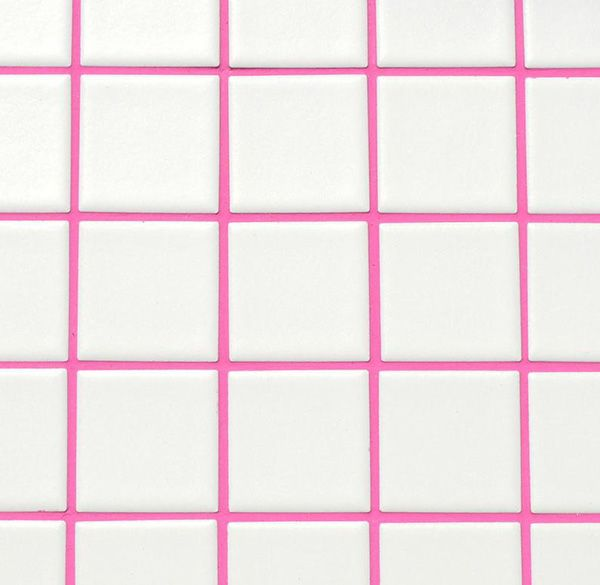
#> input picture scripts/assets/tile-photo.jpg, 600 x 585 px
$ python product-photo.py assets/tile-photo.jpg
#> lines starting #> are read from the running program, lines starting #| are printed output that depends on the picture; after the words box and inside, x2 and y2 are one past the last pixel; in counts of white or black regions, pixels touching at a corner belong together
# /// script
# requires-python = ">=3.11,<3.13"
# dependencies = ["pillow>=10", "numpy>=1.26", "rembg[cpu]>=2.0.59"]
# ///
"""Isar Things product photo: cut the product out and hang it on the white/pink kitchen-tile wall.

Deterministic: same input + same flags = same output.
- Wall: the 9 real tile faces are cut out of scripts/assets/tile-photo.jpg and laid on an even
  pink grout grid (seeded choice per position), so grout is uniform but tiles look real.
- Cut-out: local rembg model (birefnet-general, downloaded once to ~/.rembg, ~1 GB).
- Hook: a thin brass hanger hook is drawn on top of the hanger when the cut-out looks like a hanger
  (narrow top). Product photos usually crop the hook off.

Usage:
  uv run scripts/product-photo.py IN.jpg [IN2.jpg ...] [-o OUT_DIR] [options]

Options:
  -o, --out DIR        output folder (default: next to input, suffix -tiles.jpg)
  --size WxH           output size (default 1536x2048, 3:4 like Vinted/Shopify)
  --fill 0.74          product height (incl. hook) as a fraction of the image height
  --tile PX            one tile incl. grout, in px at output size (default 205)
  --hook auto|on|off   draw the metal hook (default auto: only when a hanger is detected)
  --model NAME         rembg model (default birefnet-general; u2net is faster, lower quality)
  --no-cutout          input is already a transparent PNG
  --save-cutout        also write the transparent cut-out PNG
"""
from __future__ import annotations

import argparse
import math
from pathlib import Path

import numpy as np
from PIL import Image, ImageDraw, ImageFilter

PHOTO = Path(__file__).parent / "assets" / "tile-photo.jpg"
# grout centre lines in tile-photo.jpg (measured): 3x3 complete tiles between them
GRID_X = (73, 223, 373, 523)
GRID_Y = (71, 217, 365, 516)
GROUT_RATIO = 0.06  # grout width / tile pitch, as in the photo (~9 px of 150)


def real_tiles() -> tuple[list[Image.Image], tuple[int, int, int]]:
    """Cut the 9 real tile faces out of the photo (without grout) + the median grout colour."""
    photo = Image.open(PHOTO).convert("RGB")
#> photo is the input picture: PIL image 600x585 RGB; mean R, G, B 241.8, 227.6, 230.8
    a = np.asarray(photo).astype(int)
    pink = (a[..., 0] - a[..., 1]) > 45
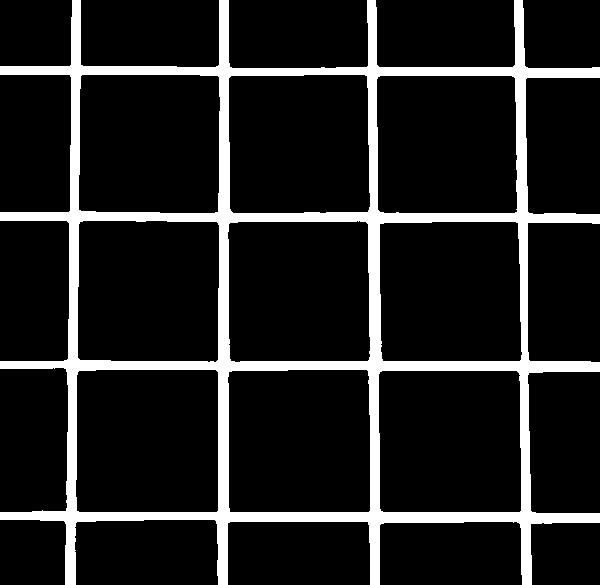
#> pink: shape (585, 600) bool; 12.7% white; 1 white region, box (x1, y1, x2, y2) and area: (0, 0, 600, 585) 44554
    grout = tuple(int(v) for v in np.median(a[pink], axis=0))
#> grout = (245, 122, 182)
    faces = []
    for x0, x1 in zip(GRID_X, GRID_X[1:]):
        for y0, y1 in zip(GRID_Y, GRID_Y[1:]):
            cell = ~pink[y0:y1, x0:x1]
            ys, xs = np.where(cell)
            faces.append(photo.crop((x0 + xs.min(), y0 + ys.min(), x0 + xs.max() + 1, y0 + ys.max() + 1)))
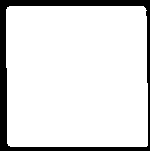
#> cell: shape (151, 150) bool; 87.6% white; 1 black region, box (x1, y1, x2, y2) and area: (0, 0, 150, 151) 2807
#> after the loop, faces = 9 items
    return faces, grout


def tile_wall(w: int, h: int, tile: int, seed: int = 7) -> Image.Image:
    """Even pink grid; each tile face is one of the 9 real tiles (seeded choice), soft light."""
    faces, grout = real_tiles()
#> faces = 9 items; grout = (245, 122, 182)
    g = max(3, round(tile * GROUT_RATIO))
    body = tile - g
    faces = [f.resize((body, body), Image.LANCZOS) for f in faces]
    rng = np.random.default_rng(seed)
    wall = Image.new("RGB", (w, h), grout)
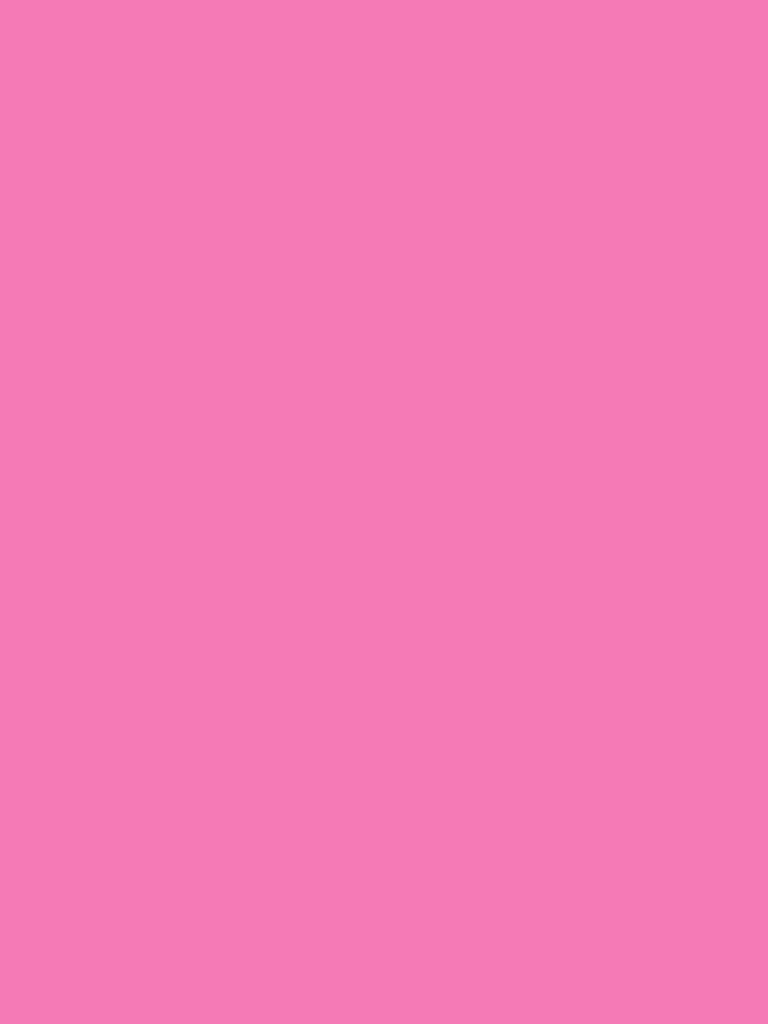
#> wall: PIL image 1536x2048 RGB (shown at 1/2 size); mean R, G, B 245, 122, 182
    # centre the grid so a tile sits in the middle of the image
    ox = round(w / 2 - tile / 2) % tile - tile
    oy = round(h / 2 - tile / 2) % tile - tile
    for y in range(oy, h, tile):
        for x in range(ox, w, tile):
            # no flipping: keeps the photo's light direction consistent on every tile
            wall.paste(faces[rng.integers(len(faces))], (x + g // 2, y + g // 2))
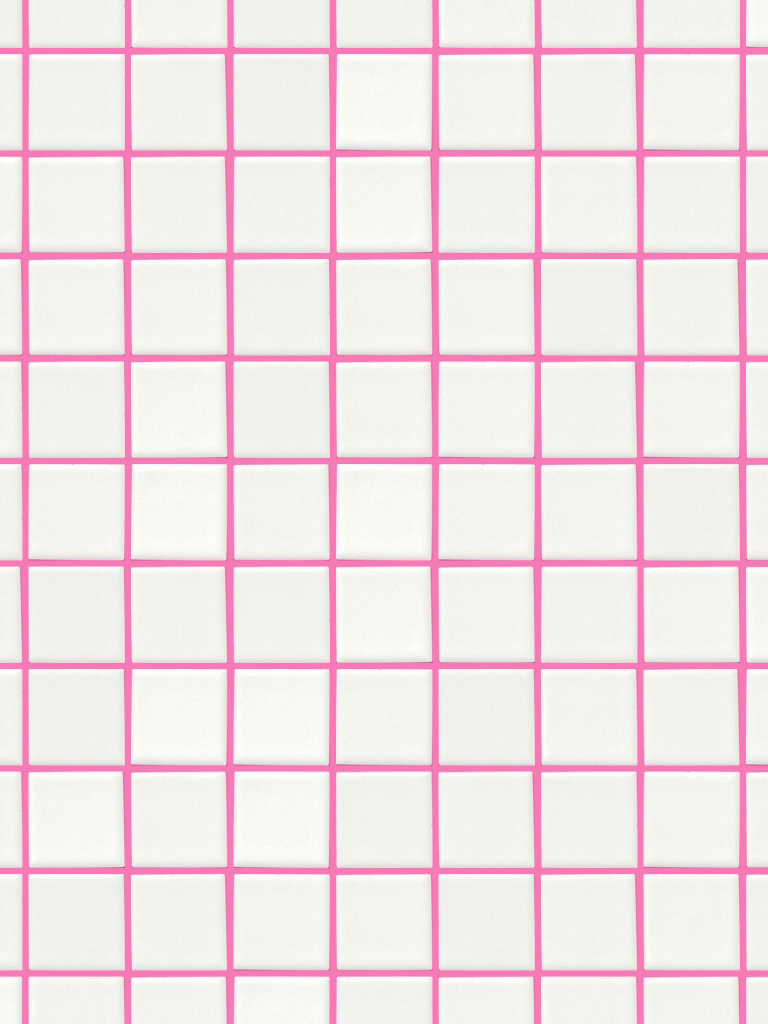
#> wall: PIL image 1536x2048 RGB (shown at 1/2 size); mean R, G, B 242.4, 226.7, 230.6

    yy, xx = np.mgrid[0:h, 0:w].astype(np.float32)
    r = np.sqrt(((xx - w / 2) / w) ** 2 + ((yy - h * 0.35) / h) ** 2)
    light = 1.02 - 0.08 * r**2 - 0.02 * (yy / h)
    a = np.asarray(wall).astype(np.float32) * light[..., None]
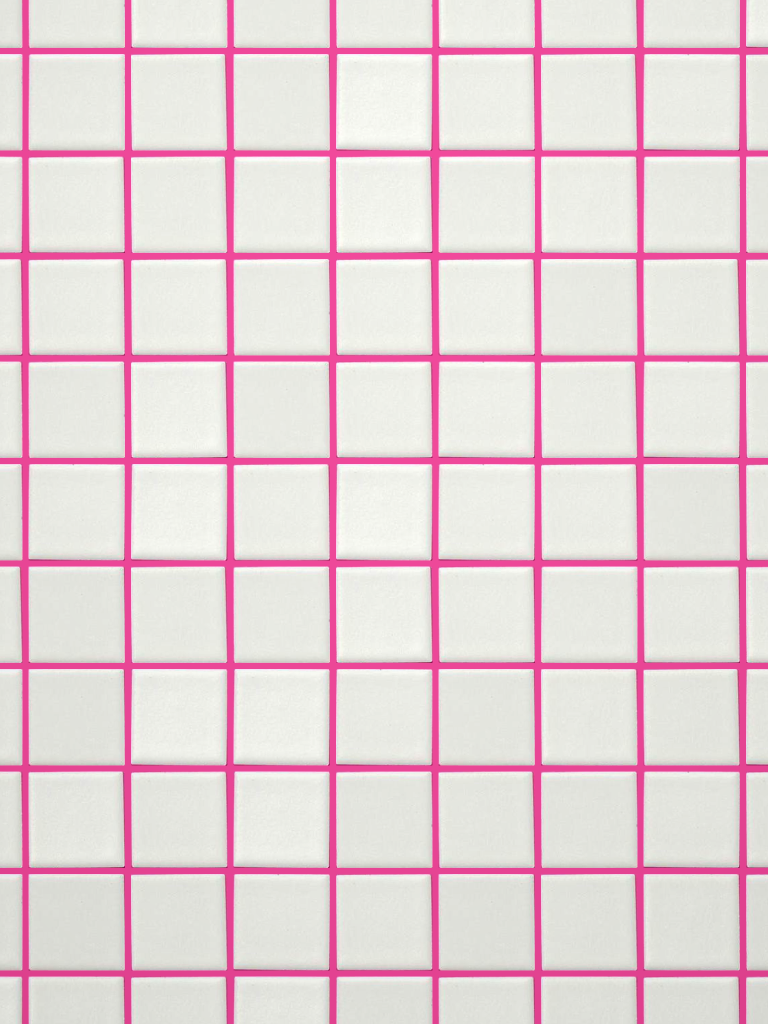
#> a: shape (2048, 1536, 3) float32 (shown at 1/2 size); mean R, G, B 247.9, 231.1, 233.6; drawn with min black and max white
    return Image.fromarray(np.clip(a, 0, 255).astype(np.uint8))


def cutout(img: Image.Image, model: str) -> Image.Image:
    from rembg import new_session, remove

    return remove(img.convert("RGB"), session=new_session(model), post_process_mask=True)


# [85 lines left out: functions trim, hanger_apex, add_hook, compose, not called in this run]


def main() -> None:
    ap = argparse.ArgumentParser(description=__doc__, formatter_class=argparse.RawDescriptionHelpFormatter)
    ap.add_argument("inputs", nargs="+", type=Path)
    ap.add_argument("-o", "--out", type=Path)
    ap.add_argument("--size", default="1536x2048")
    ap.add_argument("--fill", type=float, default=0.74)
    ap.add_argument("--tile", type=int, default=205)
    ap.add_argument("--hook", choices=["auto", "on", "off"], default="auto")
    ap.add_argument("--model", default="birefnet-general")
    ap.add_argument("--no-cutout", action="store_true")
    ap.add_argument("--save-cutout", action="store_true")
    a = ap.parse_args()

    W, H = (int(v) for v in a.size.lower().split("x"))
    bg = tile_wall(W, H, a.tile)

    for src in a.inputs:
        img = Image.open(src)
        rgba = img.convert("RGBA") if a.no_cutout else cutout(img, a.model)
        prod = trim(rgba)
        out_dir = a.out or src.parent
        out_dir.mkdir(parents=True, exist_ok=True)
        if a.save_cutout:
            prod.save(out_dir / f"{src.stem}-cutout.png")
        if a.hook != "off":
            apex = hanger_apex(prod)
            if apex is None and a.hook == "on":
                apex = (prod.width / 2, 0)
            if apex is not None:
                prod = add_hook(prod, apex)
        dst = out_dir / f"{src.stem}-tiles.jpg"
        compose(bg, prod, a.fill).save(dst, quality=90, optimize=True, progressive=True)
        print(dst)


if __name__ == "__main__":
    main()
#> (the call stopped at in cutout, `return remove(img.convert("RGB"), session=new_session(model), post_pro..`: rembg is not available in this run)
